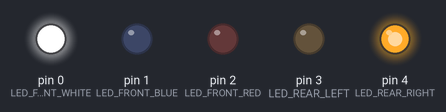
Simulated run of this sketch. Board: Arduino Uno, built with avr-gcc and run on an emulated ATmega328P. On the bench: output pins drawn as LEDs (lit = HIGH).

Above: at 8.06 s.
At 8.68 s:
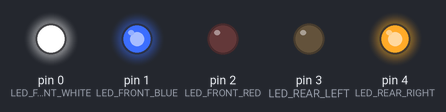
At 9.18 s:
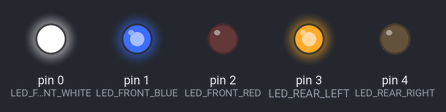
At 10.31 s:
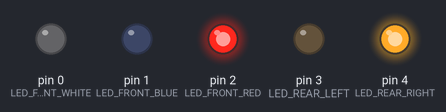
At 11.31 s:
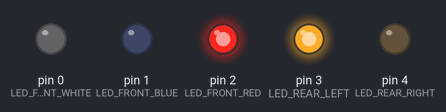
At 12.43 s:
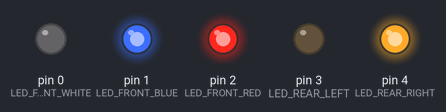
Timing chart, 0 to 12.7 s (numbered marks = the images above):
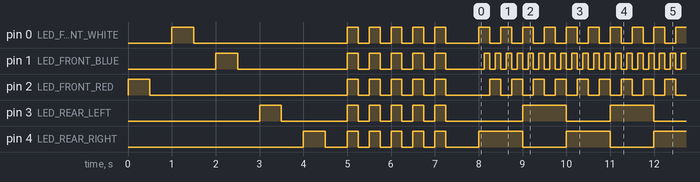

The sketch:

FireTruckLights.ino
```cpp
/*
  Fire Truck Lights

  Used to control LEDs, which will be attached to a miniature fire truck.
  Runs through an initialization cycle, and then begins blinking the lights
  in a pre-determined pattern.

  The circuit:
  * Designed for an Adafruit Trinket (3v), but can be used on any device
    with the requisite pins.
  * Uses a 3.7v LiPo battery.
  * Each pin controls a set of colored LEDs, as defined below.

  Created Jan 06, 2017
  By Will Knoll
*/

// Define Pins
// Unfortunately, using pin #1 causes the Trinket onboard LED to blink as well
const byte LED_FRONT_WHITE = 0;   // Set pin 0 as the front White LED output
const byte LED_FRONT_BLUE  = 1;   // Set pin 1 as the front Blue LED output
const byte LED_FRONT_RED   = 2;   // Set pin 2 as the front Red LED output
const byte LED_REAR_LEFT   = 3;   // Set pin 3 as the Left Rear LED output
const byte LED_REAR_RIGHT  = 4;   // Set pin 4 as the Right Rear LED output

// Set min and max brightness
// (Not really used}
const int MIN_BRIGHTNESS = LOW;
const int MAX_BRIGHTNESS = HIGH;

// Define blink pin timer(s) to avoid using delay()
long _lastFrontBlinkTime = 0; // Store last time front LEDs were updated
long _lastRearBlinkTime = 0; // Store last time rear LEDs were updated
long _lastBlueBlinkTime = 0; // Store the blue LEDs separately

// Set initial LED pin states
int _frontRedState = MAX_BRIGHTNESS;
int _frontBlueState = MAX_BRIGHTNESS;
int _frontWhiteState = MIN_BRIGHTNESS;
int _rearLeftState = MAX_BRIGHTNESS;
int _rearRightState = MIN_BRIGHTNESS;

// Blink intervals (milliseconds)
const int SLOW_INTERVAL = 1000;
const int MED_INTERVAL = 500;
const int FAST_INTERVAL = 250;
const int INSANE_INTERVAL = 125;

void setup() {
  // Set pin modes
  pinMode(LED_FRONT_RED, OUTPUT);
  pinMode(LED_FRONT_BLUE, OUTPUT);
  pinMode(LED_FRONT_WHITE, OUTPUT);
  pinMode(LED_REAR_LEFT, OUTPUT);
  pinMode(LED_REAR_RIGHT, OUTPUT);

  // Ensure LEDs are off to start
  TurnAllOff();

  // Run through all the lights
  InitSequence();

  // Delay a smidge
  delay(500);
}

void loop() {
  // Blink the Red and White LEDs in front
  AlternateBlink(FAST_INTERVAL, LED_FRONT_RED, _frontRedState, LED_FRONT_WHITE, _frontWhiteState, _lastFrontBlinkTime);
  // Blink the Blue LEDs in front
  Blink(INSANE_INTERVAL, LED_FRONT_BLUE, _frontBlueState, _lastBlueBlinkTime);
  // Blink the Red LEDs in back
  AlternateBlink(SLOW_INTERVAL, LED_REAR_LEFT, _rearLeftState, LED_REAR_RIGHT, _rearRightState, _lastRearBlinkTime);
}

// Turn all of the LEDs off
void TurnAllOff() {
  digitalWrite(LED_FRONT_RED, MIN_BRIGHTNESS);
  digitalWrite(LED_FRONT_BLUE, MIN_BRIGHTNESS);
  digitalWrite(LED_FRONT_WHITE, MIN_BRIGHTNESS);
  digitalWrite(LED_REAR_LEFT, MIN_BRIGHTNESS);
  digitalWrite(LED_REAR_RIGHT, MIN_BRIGHTNESS);
}

// Turn all of the LEDs on
void TurnAllOn() {
  digitalWrite(LED_FRONT_RED, MAX_BRIGHTNESS);
  digitalWrite(LED_FRONT_BLUE, MAX_BRIGHTNESS);
  digitalWrite(LED_FRONT_WHITE, MAX_BRIGHTNESS);
  digitalWrite(LED_REAR_LEFT, MAX_BRIGHTNESS);
  digitalWrite(LED_REAR_RIGHT, MAX_BRIGHTNESS);
}

// Just for show, run a quick initialization sequence
void InitSequence() {
  // Cycle through all the lights
  int ledPins[] = { LED_FRONT_RED, LED_FRONT_WHITE, LED_FRONT_BLUE, LED_REAR_LEFT, LED_REAR_RIGHT };

  for (int currentPin = 0; currentPin < 5; currentPin++) {
    digitalWrite(ledPins[currentPin], MAX_BRIGHTNESS);
    delay(MED_INTERVAL);
    digitalWrite(ledPins[currentPin], MIN_BRIGHTNESS);
    delay(MED_INTERVAL);
  }

  // Blink everything a few times
  for (int i = 0; i < 5; i++) {
    TurnAllOn();
    delay(FAST_INTERVAL);
    TurnAllOff();
    delay(FAST_INTERVAL);
  }
}

// Given one LED pin, blink it at a set interval
// <param name="name">description</param>
void Blink(int interval, byte led, int& ledPinState, long& lastBlinkTime)
{
  unsigned long now = millis();

  if (now - lastBlinkTime >= interval)
  {
    // Save the last time we blinked the LED
    lastBlinkTime = now;

    // Swap to opposite state
    ledPinState = (ledPinState == LOW) ? HIGH : LOW;

    // Set the LED
    digitalWrite(led, ledPinState);
  }
}

// Given two LED pins, alternate them at a set interval
void AlternateBlink(int interval, byte ledOne, int& ledOneState, byte ledTwo, int& ledTwoState, long& lastBlinkTime)
{
  unsigned long now = millis();

  if (now - lastBlinkTime >= interval)
  {
    // Save the last time we blinked the LED
    lastBlinkTime = now;

    // Swap to opposite states
    ledOneState = (ledOneState == LOW) ? HIGH : LOW;
    ledTwoState = (ledTwoState == LOW) ? HIGH : LOW;

    // Set the LED
    digitalWrite(ledOne, ledOneState);
    digitalWrite(ledTwo, ledTwoState);
  }
}
```

Measured:
- by itself, pin 1 (LED_FRONT_BLUE): goes LOW 2.5 s, 4 × (HIGH 0.25 s, LOW 0.25 s), HIGH 0.25 s, LOW 0.87 s, 127 × (HIGH 0.12 s, LOW 0.12 s), then HIGH
- by itself, pin 2 (LED_FRONT_RED): goes LOW 4.5 s, 4 × (HIGH 0.25 s, LOW 0.25 s), HIGH 0.25 s, LOW 1.0 s, 63 × (HIGH 0.25 s, LOW 0.25 s), then HIGH
- by itself, pin 3 (LED_REAR_LEFT): goes LOW 1.5 s, 4 × (HIGH 0.25 s, LOW 0.25 s), HIGH 0.25 s, LOW 1.7 s, 15 × (HIGH 1.0 s, LOW 1.0 s), then HIGH
- by itself, pin 4 (LED_REAR_RIGHT): goes LOW 0.50 s, 4 × (HIGH 0.25 s, LOW 0.25 s), HIGH 0.25 s, LOW 0.75 s, 15 × (HIGH 1.0 s, LOW 1.0 s), HIGH 1.0 s, then LOW
- by itself, pin 0 (LED_FRONT_WHITE): goes LOW 3.5 s, 4 × (HIGH 0.25 s, LOW 0.25 s), HIGH 0.25 s, LOW 0.75 s, 63 × (HIGH 0.25 s, LOW 0.25 s), HIGH 0.25 s, then LOW
